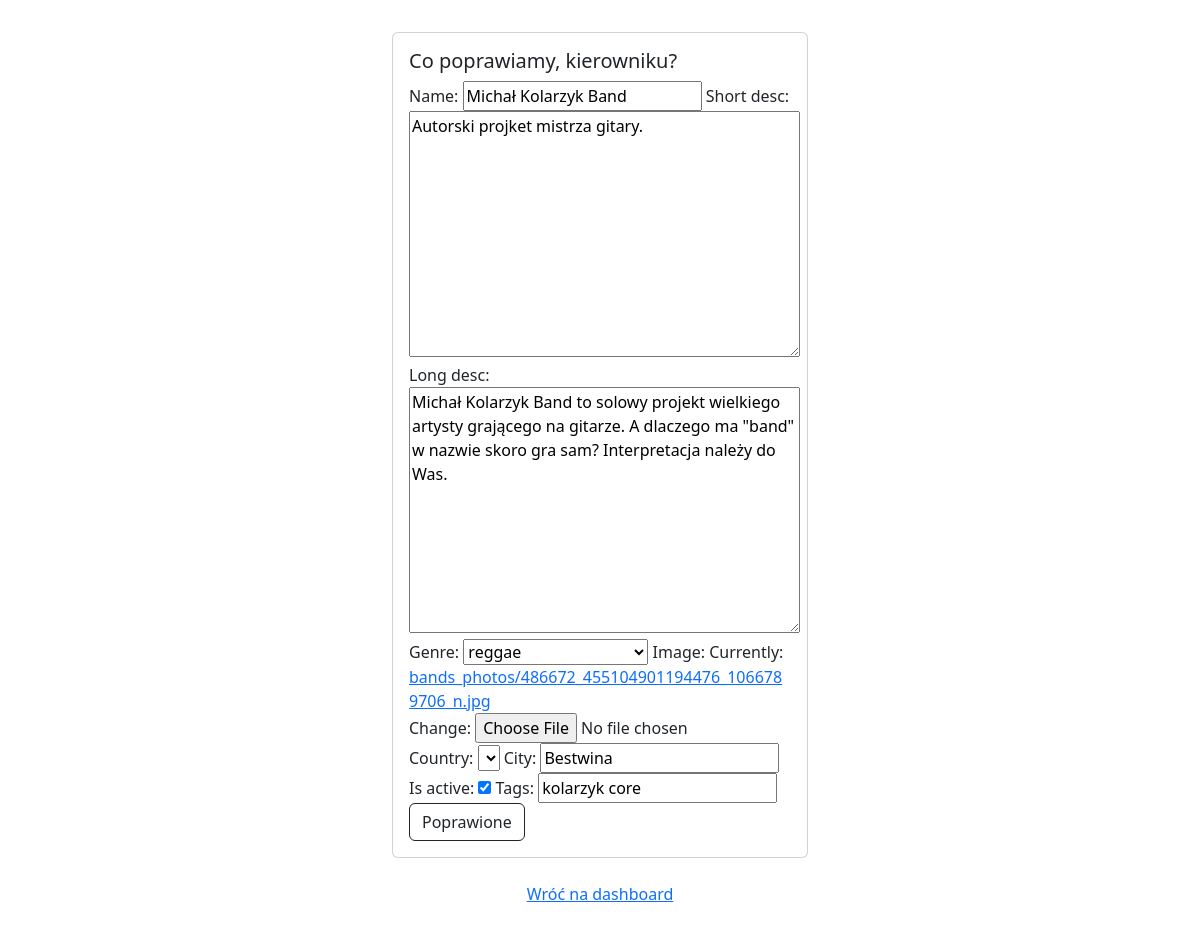
/band/edit/Michał Kolarzyk Band (signed in), run on an earlier commit of the app's database.
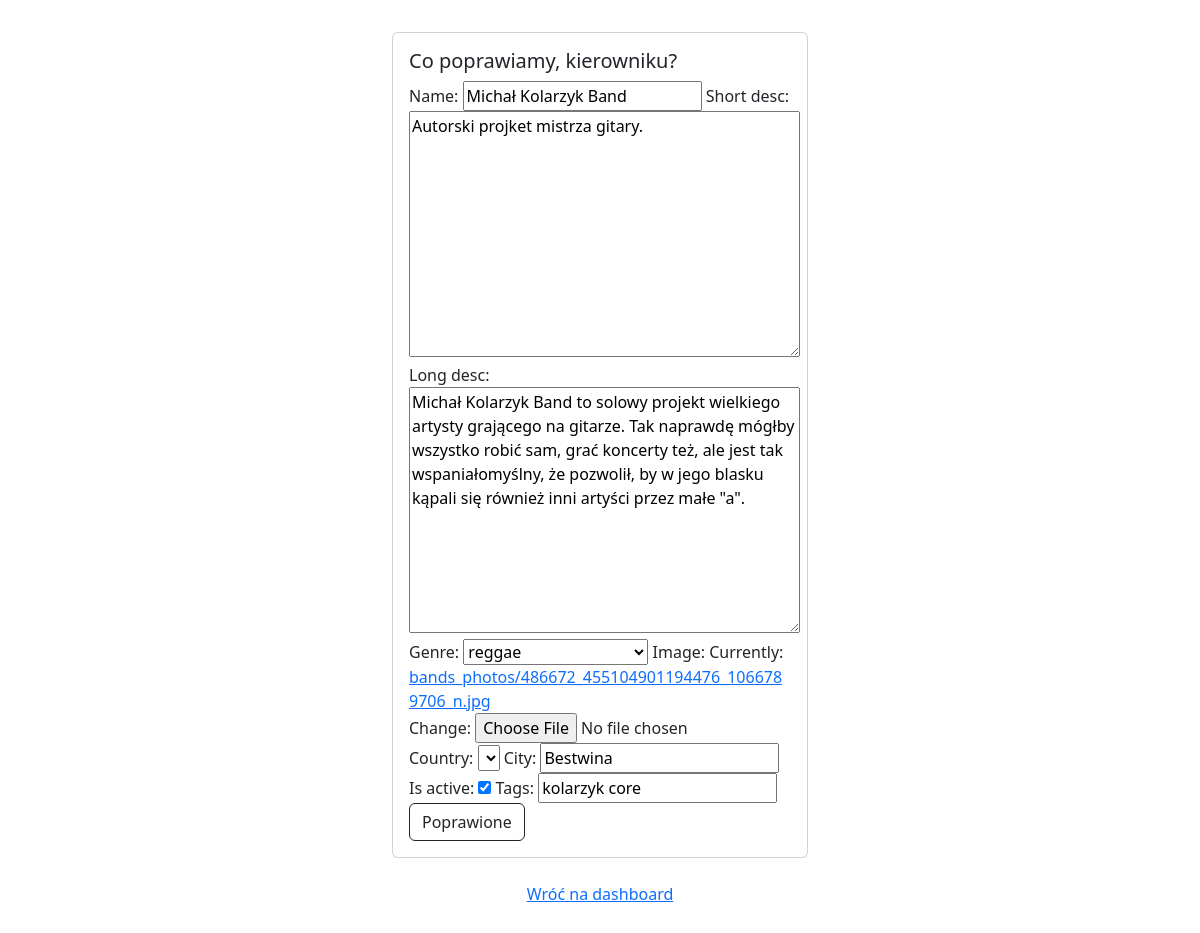
And on a later commit of the database.
### garage_online/models.py (models this page shows, shortened)
class Band(models.Model):
    name = models.CharField(max_length=100, null=False, blank=False)
    short_desc = models.TextField(max_length=150, null=False, blank=False)
    long_desc = models.TextField(null=False, blank=False)
    genre = models.PositiveSmallIntegerField(choices=choices.get_genres(), default=0)
    image = models.ImageField(upload_to='bands_photos', null=False, blank=False)
    country = models.CharField(max_length=2, choices=choices.get_countries(), default='PL')
    city = models.CharField(max_length=50, null=False, blank=False)
    is_active = models.BooleanField(default=True)
    tags = models.CharField(max_length=100, null=True, blank=True)
    add_2db_date = models.DateField(auto_now_add=True)
    user = models.ManyToManyField(User, related_name='bands')

### garage_online/views.py (the view)
# urls.py: path('band/edit/<str:name>', views.edit_band, name='edit_band'),
@login_required()
def edit_band(request, name):
    band = get_object_or_404(Band, pk=Band.objects.get(name=name).id)
    band_form = BandForm(request.POST or None, request.FILES or None, instance=band)
    if request.method == 'POST':
        if band_form.is_valid():
            band_form.save()
            return redirect(dashboard)
        else:
            print('Editing band failed:', band_form.errors, sep='\n')
            return redirect(dashboard)
    elif request.method == 'GET':
        return render(
            request,
            'garage_online/band.html',
            {
                'form': band_form,
                'is_new': False
            }
        )

### garage_online/forms.py
class BandForm(ModelForm):
    class Meta:
        model = Band
        fields = ['name', 'short_desc', 'long_desc', 'genre', 'image', 'country', 'city', 'is_active', 'tags']

### garage_online/templates/garage_online/band.html (shortened to what this page needs)
{% extends 'base.html' %}
{% load bootstrap %}
{% block body %}
<div align="center">
    <div class="card" style="width: 26rem;" align="left">
        <div class="card-body">
            <h5 class="card-title">
                {% if is_new %}
                    Nowy zespół w Garażu! Cześć!
                {% else %}
                    Co poprawiamy, kierowniku?
                {% endif %}
            </h5>
            <form method="post" enctype="multipart/form-data">
                {{ form|bootstrap }}
                <br>
                <button type="submit" class="btn btn-outline-dark">
                    {% if is_new %}
                        Dodaj zespół
                    {% else %}
                        Poprawione
                    {% endif %}
                </button>
            </form>
        </div>
    </div>
    <br>
    <a href="{% url 'dashboard' %}">Wróć na dashboard</a>
</div>
{% endblock %}

What changed in the data, as far as the page shows it:
changed Band "Michał Kolarzyk Band": long_desc "Michał Kolarzyk Band to solowy projekt wielkiego artysty grającego na gitarze. A dlaczego ma \"band\" w nazwie skoro gra sam? Interpretacja należy do Was." → "…artysty grającego na gitarze. Tak naprawdę mógłby wszystko robić sam, grać koncerty też, ale jest tak wspaniałomyślny, że pozwolił, by w jego blasku kąpali się również inni artyści przez małe \"a\"."
